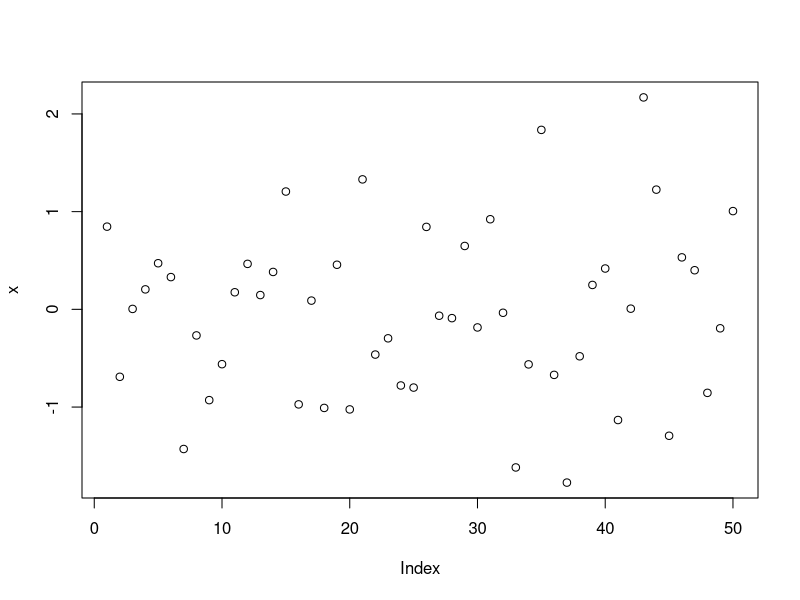

Reproduce this figure in R.
## ---- chunk 1
x <- c(1, 2, 3, 4, 5)
mean(x)
## ---- chunk 2
#| label: fig-rnorm
#| fig-cap: "A base R plot"
#| fig-alt: "Alt text"

x <- rnorm(50)
plot(x)
## ---- chunk 3
x <- c(2, 3, 4, 5)
mean(x)
